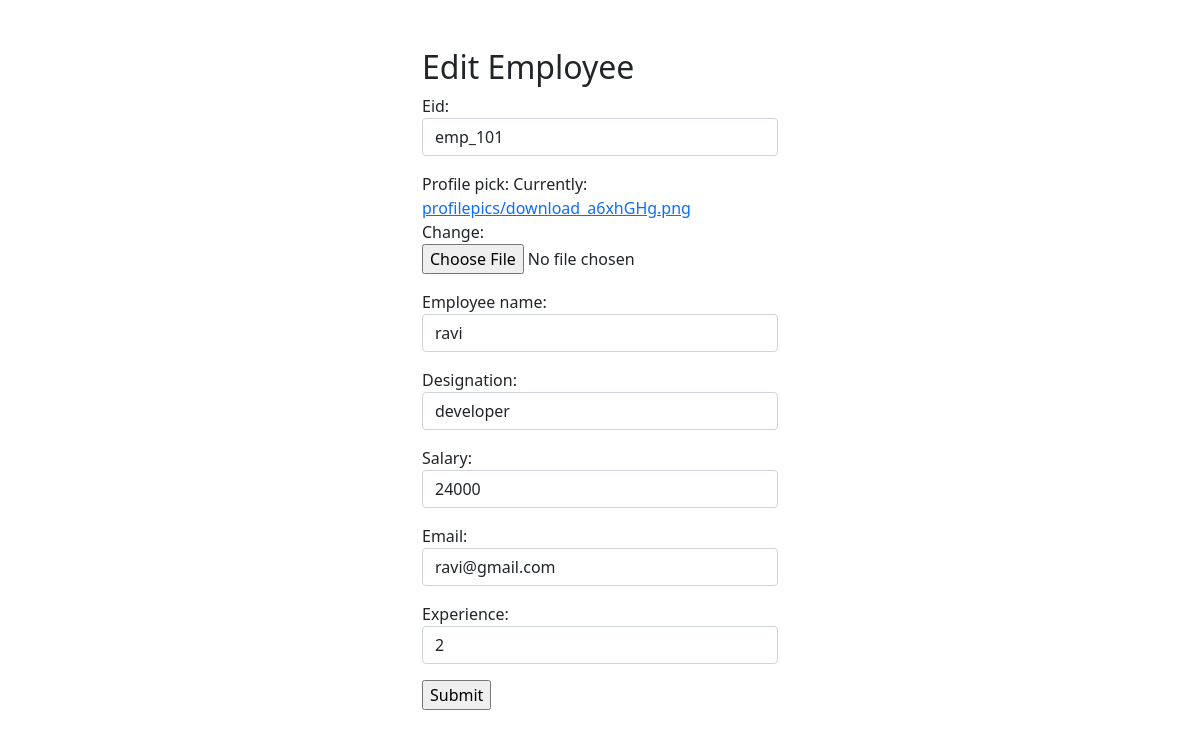
Screenshot of /employee/change/emp_101 (signed in) with the database file from the repository.
### employee/models.py (models this page shows, shortened)
class Employee(models.Model):
    eid = models.CharField(max_length=120,primary_key=True)
    profile_pick = models.ImageField(upload_to="profilepics",null=True)
    employee_name = models.CharField(max_length=120)
    designation = models.CharField(max_length=120)
    salary = models.PositiveIntegerField()
    email = models.EmailField(unique=True)
    experience = models.PositiveIntegerField(null=True)

### employee/views.py (the view, shortened to what this page needs)
# urls.py: path("change/<str:e_id>", views.EmployeeEditView.as_view(), name="emp-edit"),
@method_decorator(signin_required,name="dispatch")
class EmployeeEditView(View):
    def get(self, request, *args, **kwargs):
        eid = kwargs.get("e_id")
        employee = Employee.objects.get(eid=eid)
        form=EmployeeCreateForm(instance=employee)
        return render(request, "emp-edit.html", {"form": form})

### employee/forms.py
class EmployeeCreateForm(forms.ModelForm):
    class Meta:
        model = Employee
        fields = "__all__"
        widgets = {
            "eid": forms.TextInput(attrs={"class": "form-control"}),
            "employee_name": forms.TextInput(attrs={"class": "form-control"}),
            "designation": forms.TextInput(attrs={"class": "form-control"}),
            "salary": forms.NumberInput(attrs={"class": "form-control"}),
            "email": forms.EmailInput(attrs={"class": "form-control"}),
            "experience": forms.NumberInput(attrs={"class": "form-control"})
        }

### employee/views.py (called while the page is built)
def signin_required(fn):
    def wrapper(request, *args, **kwargs):
        if request.user.is_authenticated:
            return fn(request, *args, **kwargs)
        else:
            messages.error(request, "you must login")
            return redirect("signin")
    return wrapper

### employee/templates/emp-edit.html (shortened to what this page needs)
<!DOCTYPE html>
<html lang="en">
<head>
    <link href="https://cdn.jsdelivr.net/npm/bootstrap@5.1.3/dist/css/bootstrap.min.css" rel="stylesheet"
>
</head>
<body>
<div class="container">
    <div class="row mt-5">
        <div class="col-4"></div>
        <div class="col-4">
            <h2>Edit Employee</h2>
            <form action="" method="post" enctype="multipart/form-data">
                {{form.as_p}}
                <input type="submit">
            </form>
        </div>
    </div>
</div>
</body>
</html>

### rows the page displays
Employee: eid "emp_101", employee_name "ravi", designation "developer", salary "24000", email "ravi@gmail.com", experience "2"
